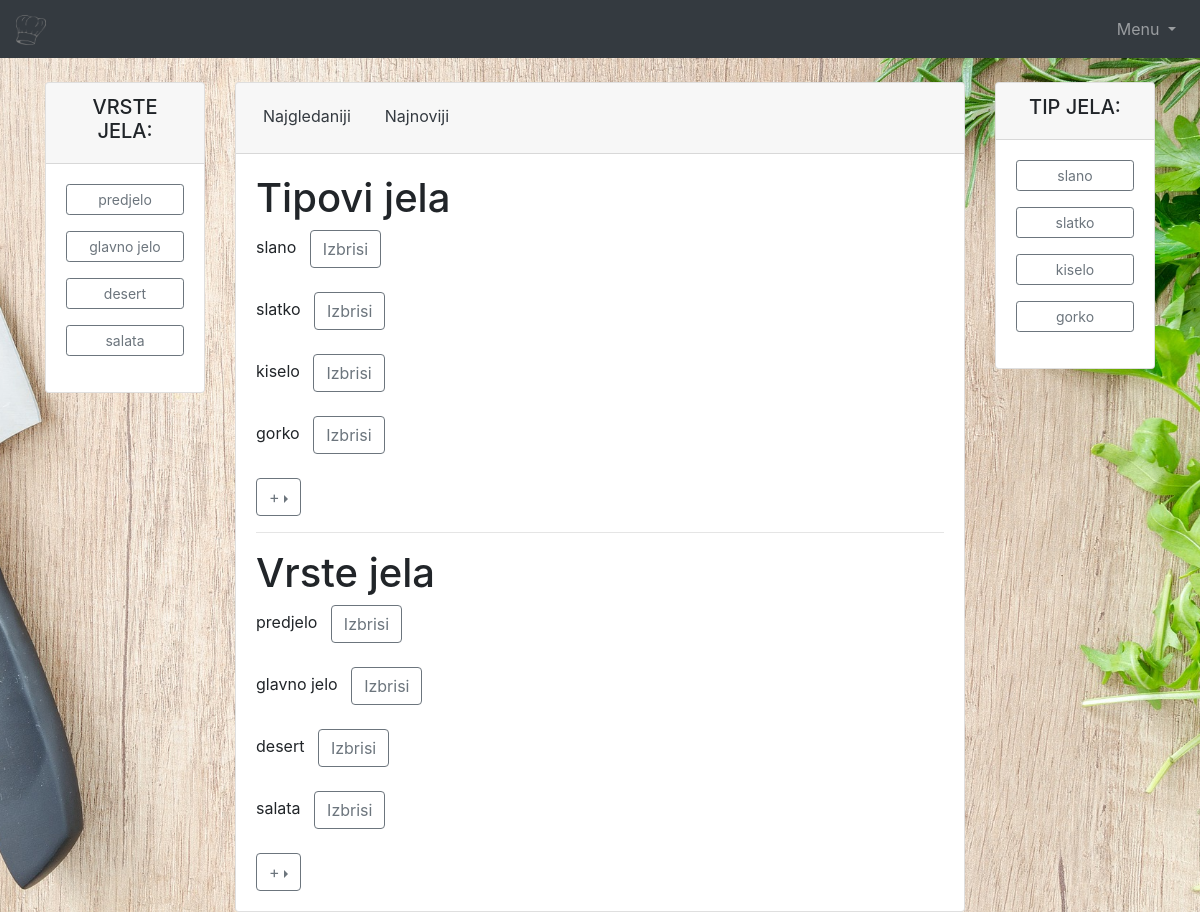
/admin.php?a=auredi (signed in), run on an earlier commit of the app's database.
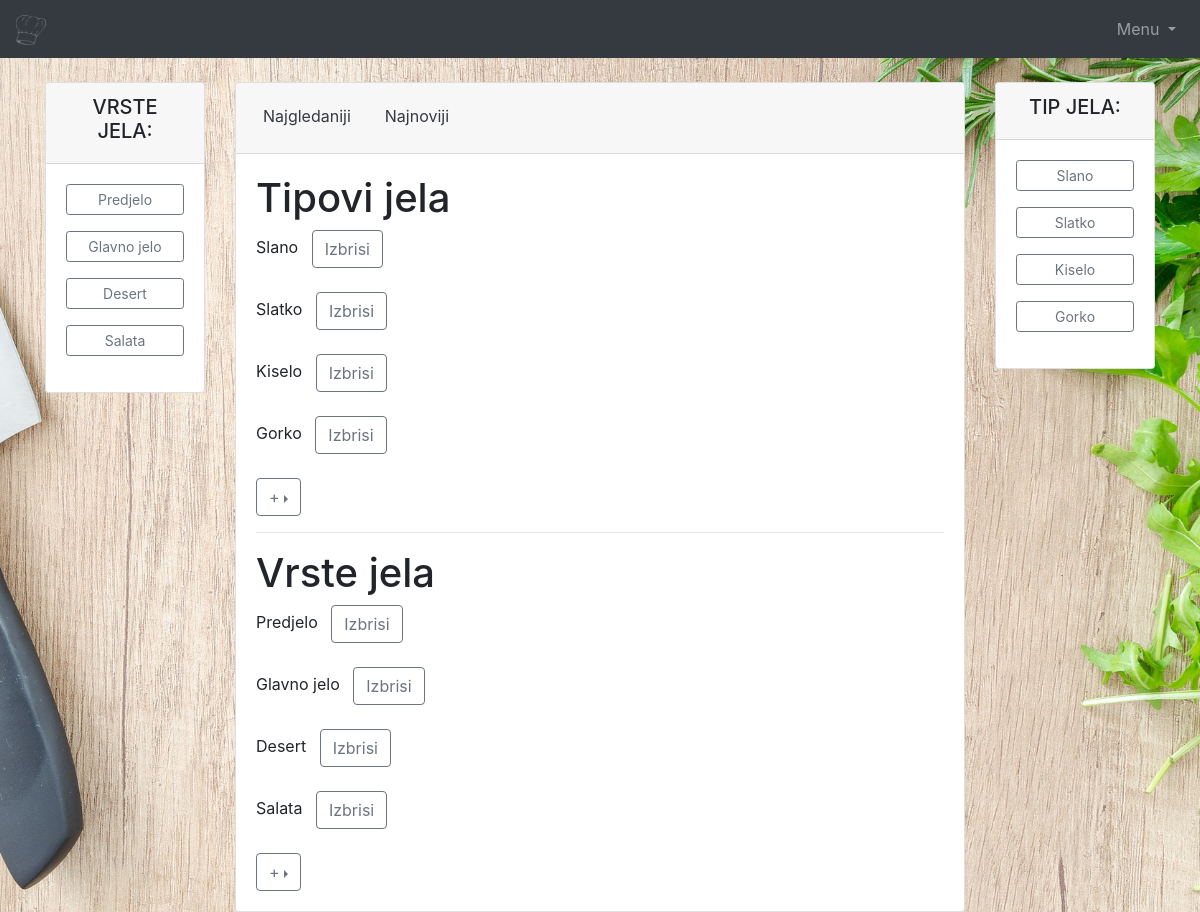
And on a later commit of the database.
### tables this page shows
CREATE TABLE IF NOT EXISTS `vrsta_jela` (
  `id` int(10) UNSIGNED NOT NULL AUTO_INCREMENT,
  `naziv` varchar(50) NOT NULL,
  PRIMARY KEY (`id`)
);

CREATE TABLE IF NOT EXISTS `tip` (
  `id` int(10) UNSIGNED NOT NULL AUTO_INCREMENT,
  `naziv` varchar(50) NOT NULL,
  PRIMARY KEY (`id`)
);

### Help/database.php (called while the page is built, shortened)
<?php
class kuharica_baza {
    public static function connect() {
        $c = new mysqli(self::host, self::user, self::pass, self::database);
        $c->query("SET CHARACTER SET utf8");
        return $c;
    }
}
?>

### admin.php (called while the page is built, shortened)
<?php
require_once ('Controller/ManagerVrsta_jela.php');
require_once ('Help/database.php');
require_once ('Model/ModelVrsta_jela.php');
require_once ('Controller/ManagerTip.php');
require_once ('Model/ModelTip.php');
$vjm = new ManagerVrsta_jela();
$vt = new ManagerTip();
if (!isset($_GET['a'])) {
    $a = '';
} else {
    $a = $_GET['a'];
}
switch ($a) {
    case 'auredi':        $template = 'Admin/AdminTipiVrste';
                          $vrsta_jela = $vjm->getVrsta_jela();
                          $vrsta_tipa = $vt->getTip();
                          break;
}
include_once 'Admin/AdminPocetna.php';
?>

### Controller/ManagerVrsta_jela.php (called while the page is built, shortened)
<?php
class ManagerVrsta_jela{
    private $vise_vrsta_jela = array();
    private $c;
    public function __construct(){
            $this->c = kuharica_baza::connect();
    }
    public function getVrsta_jela(){
        $sql = "SELECT * FROM vrsta_jela";
        $r = $this->c->query($sql);
        while($row = $r->fetch_assoc()){
            $v = new Vrsta_jela();
            $v->setId($row['id']);
            $v->setNaziv($row['naziv']);
            $this->vise_vrsta_jela[] = $v;
        }
        return $this->vise_vrsta_jela;
    }
}
?>

### Model/ModelVrsta_jela.php (called while the page is built, shortened)
<?php
class Vrsta_jela {
    private $id;
    private $naziv;
    public function getId(){return $this->id; }
    public function getNaziv(){return $this->naziv; }
    public function setId($id){ $this->id = $id; }
    public function setNaziv($naziv){ $this->naziv = $naziv; }
}
?>

### Controller/ManagerTip.php (called while the page is built, shortened)
<?php
class ManagerTip {
    private $vise_vrsta_tipova = array();
    private $c;
    public function __construct(){
            $this->c = kuharica_baza::connect();
    }
    public function getTip(){
        $sql = "SELECT * FROM tip";
        $r = $this->c->query($sql);
        while($row = $r->fetch_assoc()){
            $v = new Tip();
            $v->setId($row['id']);
            $v->setNaziv($row['naziv']);
            $this->vise_vrsta_tipova[] = $v;
        }
        return $this->vise_vrsta_tipova;
    }
}
?>

### Model/ModelTip.php (called while the page is built, shortened)
<?php
class Tip {
    private $id;
    private $naziv;
    public function getId(){return $this->id; }
    public function getNaziv(){return $this->naziv; }
    public function setId($id){ $this->id = $id; }
    public function setNaziv($naziv){ $this->naziv = $naziv; }
}
?>

### Admin/AdminTipiVrste.php (the view, shortened to what this page needs)
<h1>Tipovi jela</h1>
<?php
foreach ($vrsta_tipa as $v) {
    echo '<div clas="text-primary">' . $v->getNaziv();
    echo '<a class="btn btn-outline-secondary" href="admin.php?a=izbrisiTIP&id=' . $v->getId() . '" role="button">Izbrisi</a>';
    echo '</div>';
    echo '<br>';
}
?>
<div class="btn-group dropright">
    <button type="button" class="btn btn-outline-secondary dropdown-toggle" data-toggle="dropdown" aria-haspopup="true" aria-expanded="false">+</button>
</div>
<hr>
<h1>Vrste jela</h1>
<?php
foreach ($vrsta_jela as $v) {
    echo '<div clas="text-primary">' . $v->getNaziv();
    echo '<a class="btn btn-outline-secondary" href="admin.php?a=izbrisiVRSTA&id=' . $v->getId() . '" role="button">Izbrisi</a>';
    echo '</div>';
    echo '<br>';
}
?>
<div class="btn-group dropright">
    <button type="button" class="btn btn-outline-secondary dropdown-toggle" data-toggle="dropdown" aria-haspopup="true" aria-expanded="false">+</button>
</div>

### View/prikazVrste_jela.php
<?php
foreach ($vrsta_jela as $v){
    echo '<p><a class="btn btn-outline-secondary btn-sm btn-block" href="?a=vrsta_jela&id='.$v->getId().'">'.$v->getNaziv().'</a></p>';
}
?>

### View/prikazTip.php
<?php
foreach ($vrsta_tipa as $v){
    echo '<p><a class="btn btn-outline-secondary btn-sm btn-block" href="?a=tip&id='.$v->getId().'">'.$v->getNaziv().'</a></p>';
}
?>

What changed in the data, as far as the page shows it:
changed vrsta_jela: naziv "predjelo" → "Predjelo"
changed vrsta_jela: naziv "glavno jelo" → "Glavno jelo"
changed vrsta_jela: naziv "desert" → "Desert"
changed vrsta_jela: naziv "salata" → "Salata"
changed tip: naziv "slano" → "Slano"
changed tip: naziv "slatko" → "Slatko"
changed tip: naziv "kiselo" → "Kiselo"
changed tip: naziv "gorko" → "Gorko"
